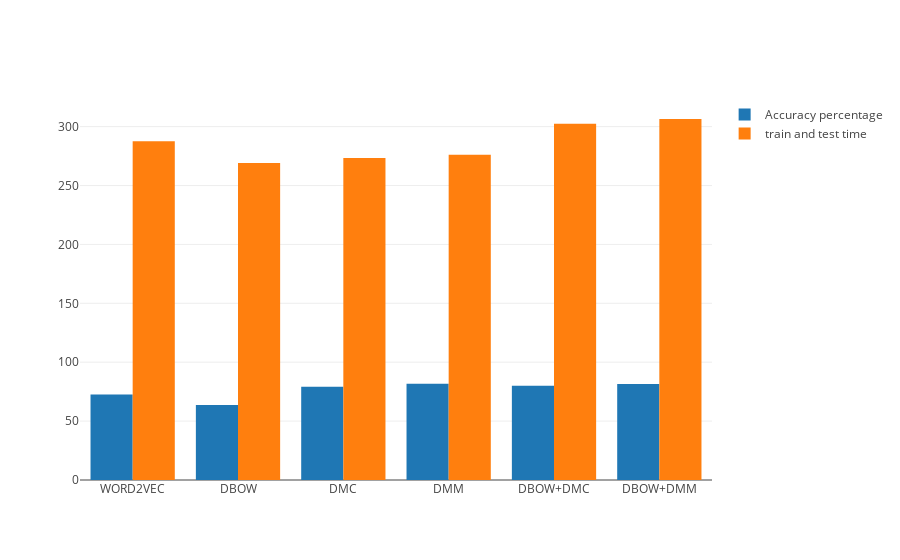

Notebook source saved alongside this figure:
### Code cell
import plotly.offline as py
py.init_notebook_mode(connected=True)
import plotly.graph_objs as go

import numpy as np


names = ["WORD2VEC","DBOW", "DMC", "DMM", "DBOW+DMC", "DBOW+DMM"]

trace1 = go.Bar(
    x=names,
    y=acc,
    name='Accuracy percentage'
)
trace2 = go.Bar(
    x=names,
    y=times,
    name='train and test time'
)

data = [trace1, trace2]
layout = go.Layout(
    barmode='group'
)

fig = go.Figure(data=data, layout=layout)
py.iplot(fig, filename='grouped-bar')

### Figure 1 — Plotly figure (JSON) as saved in the notebook; plotly's stock layout.template omitted (floating-point values rounded to 4 significant figures)
{"data": [{"name": "Accuracy percentage", "type": "bar", "uid": "178da83e-dd29-11e8-b43d-107b44e06dca", "x": ["WORD2VEC", "DBOW", "DMC", "DMM", "DBOW+DMC", "DBOW+DMM"], "y": [72.54, 63.7, 79.18, 81.62, 79.94, 81.44]}, {"name": "train and test time", "type": "bar", "uid": "178ea9e2-dd29-11e8-b0a0-107b44e06dca", "x": ["WORD2VEC", "DBOW", "DMC", "DMM", "DBOW+DMC", "DBOW+DMM"], "y": [287.6, 269.1, 273.3, 276.2, 302.4, 306.5]}], "layout": {"barmode": "group"}}
